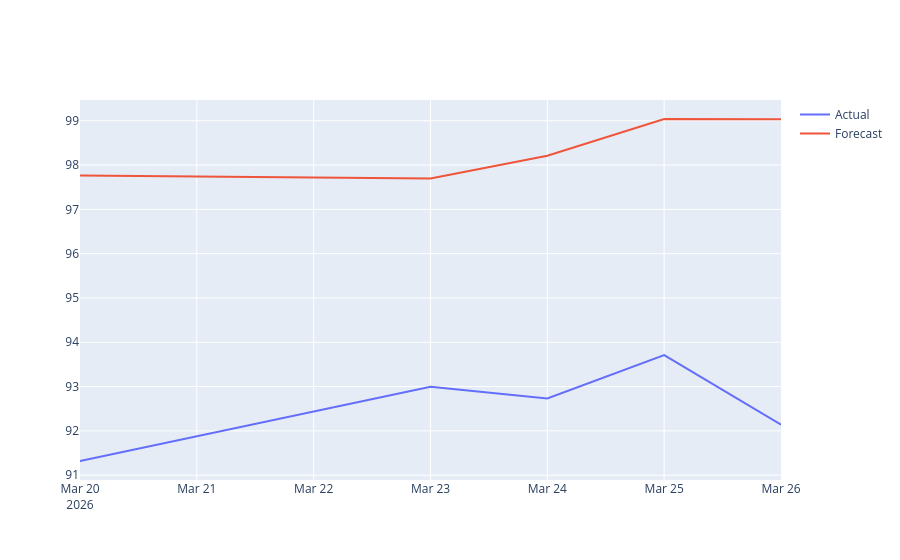

Write notebook code for a chart like this one.
### Code cell
# plot data

import plotly.express as px
import plotly.graph_objects as go 

fig = go.Figure()
fig.add_trace(go.Scatter(x=df_merge["ds"], y=df_merge["Close"], name="Actual", mode="lines"))
fig.add_trace(go.Scatter(x=df_merge["ds"], y=df_merge["yhat"], name="Forecast", mode="lines"))
fig.show()

### Figure 1 — Plotly figure (JSON) as saved in the notebook; plotly's stock layout.template omitted (floating-point values rounded to 4 significant figures)
{"data": [{"mode": "lines", "name": "Actual", "type": "scatter", "x": ["2026-03-20T00:00:00.000000", "2026-03-23T00:00:00.000000", "2026-03-24T00:00:00.000000", "2026-03-25T00:00:00.000000", "2026-03-26T00:00:00.000000"], "y": [91.32, 93.0, 92.73, 93.71, 92.14]}, {"mode": "lines", "name": "Forecast", "type": "scatter", "x": ["2026-03-20T00:00:00.000000", "2026-03-23T00:00:00.000000", "2026-03-24T00:00:00.000000", "2026-03-25T00:00:00.000000", "2026-03-26T00:00:00.000000"], "y": [97.76, 97.7, 98.21, 99.04, 99.03]}], "layout": {}}
